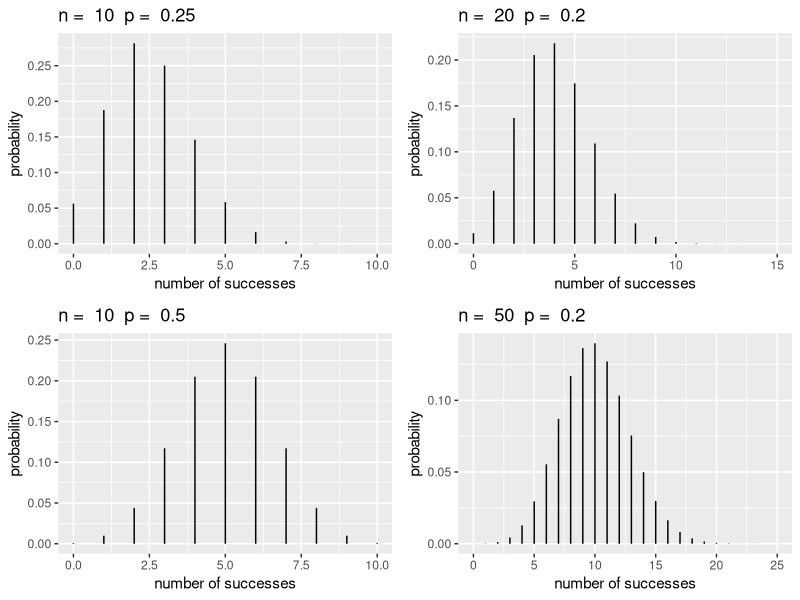
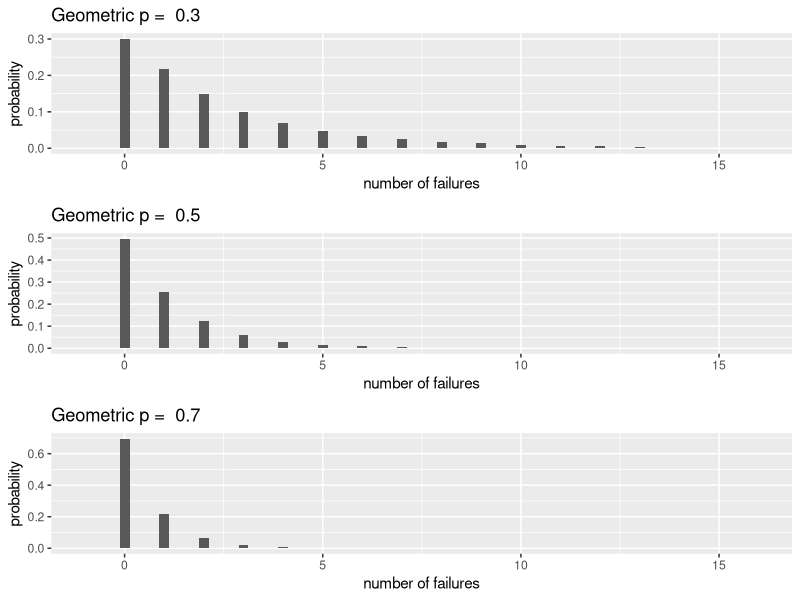
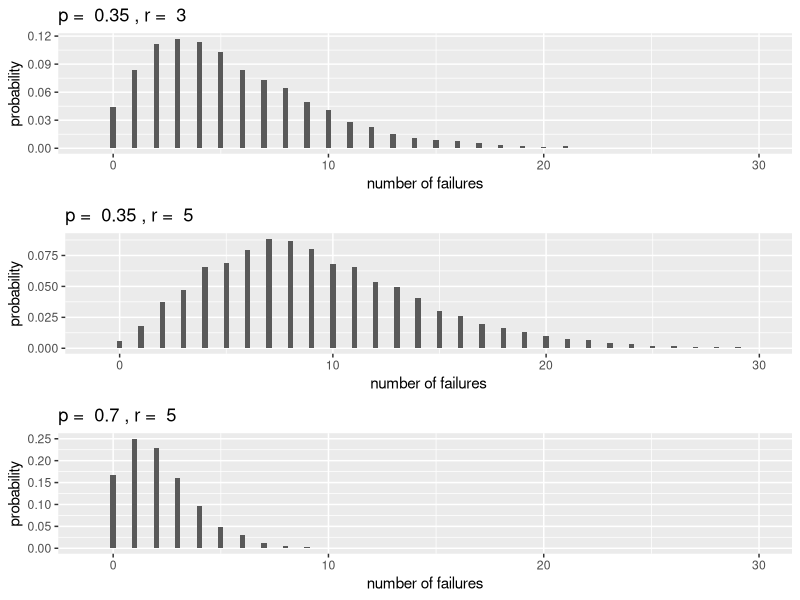
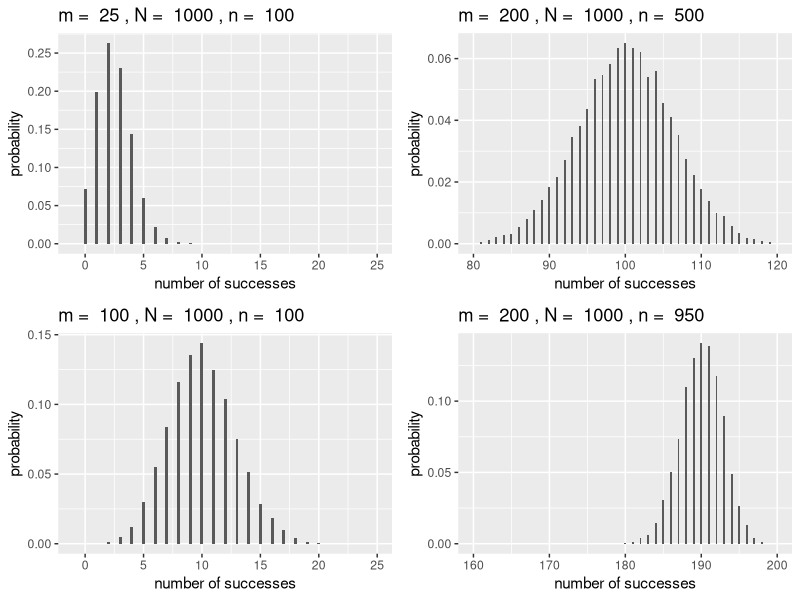
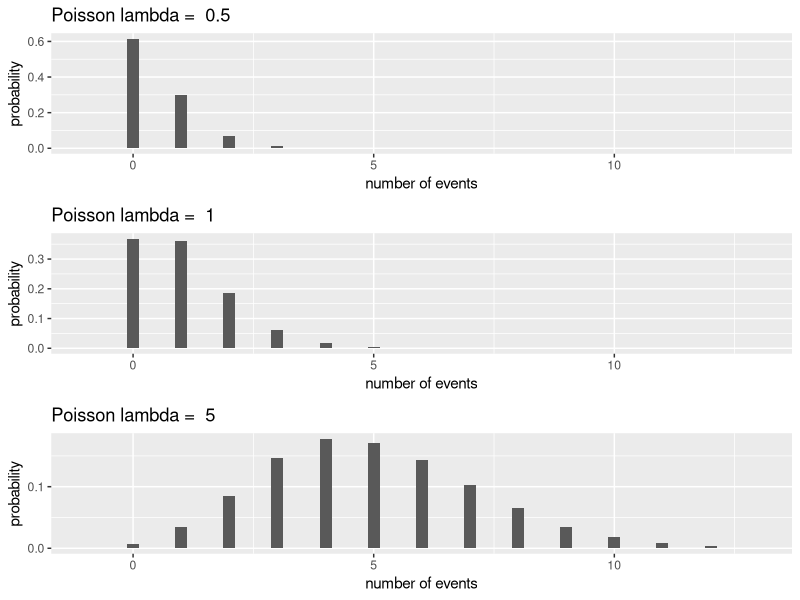
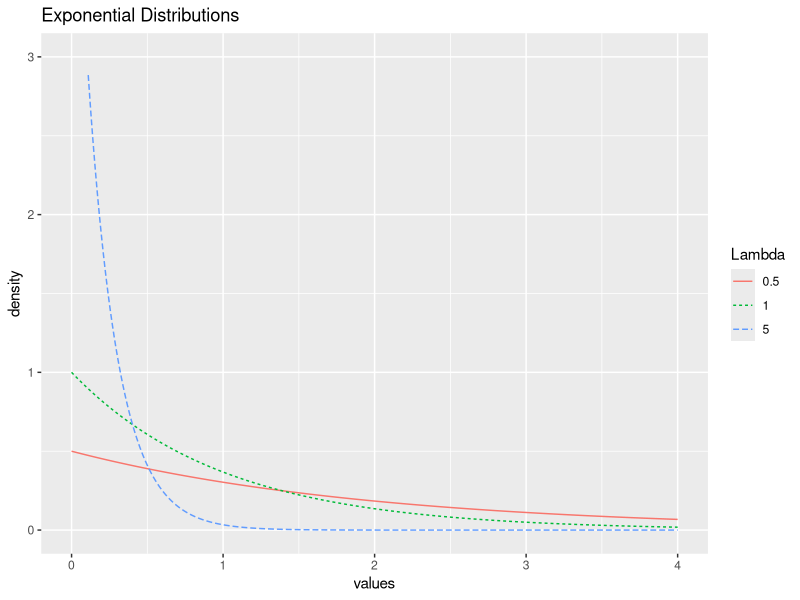
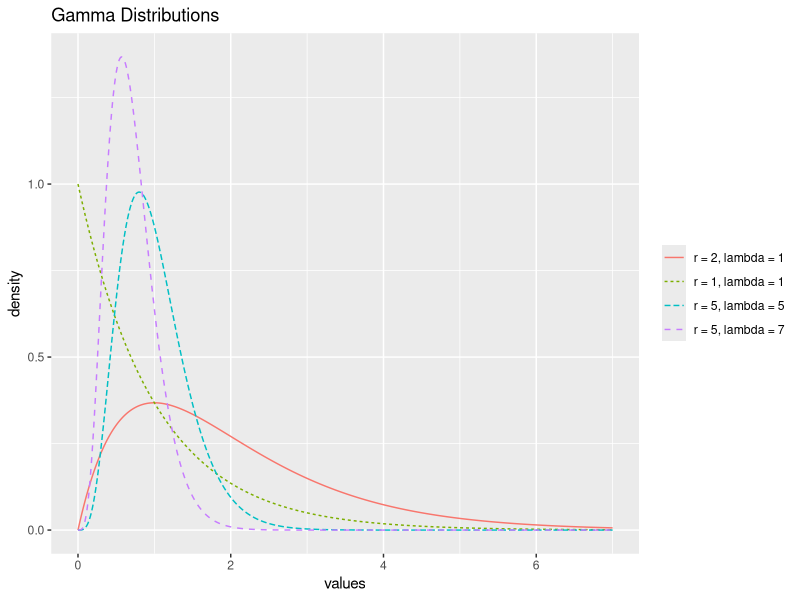
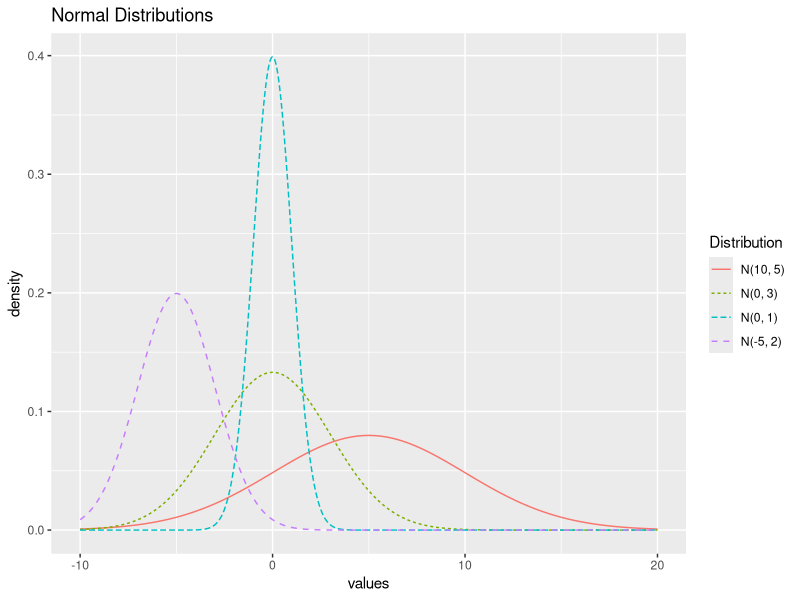

These figures' R source, in order:
## ---- chunk 1
# Packages required for Chapter 3
library(gridExtra)  
library(knitr) 
library(kableExtra)
library(tidyverse)
## ---- chunk 2
#binomialPlots
plotBinomial=function(n,p){
  y1 <- 0:n  # possible values
  prob <- dbinom(y1,n,p)  # P(Y=y)
  BBGdf <- data.frame(y1,prob)
  ggplot(data = BBGdf, aes(x = y1, xend = y1, y = 0, yend = prob)) + 
    geom_segment() + 
    xlab("number of successes") + ylab("probability") + labs(title=paste("n = ", n, " p = ", p))
}
Binom1 <- plotBinomial(10,.25) + xlim(0, 10) + scale_y_continuous(breaks = c(0.00, 0.05, 0.10, 0.15, 0.20, 0.25))
Binom2 <- plotBinomial(20,.2) + xlim(0, 15)
Binom3 <- plotBinomial(10,.5) + xlim(0, 10)
Binom4 <- plotBinomial(50,.2) + xlim(0, 25)

grid.arrange(Binom1,Binom2,Binom3,Binom4,ncol=2)
## ---- chunk 3
dbinom(2, size = 10, prob = .25)
## ---- chunk 4
#geometricPlots
plotGeo <- function(p){
yg = 0:10000 # possible values
gd <- data.frame(x=rgeom(yg, p))  # generate random deviates
#breaks <- pretty(range(gd$x), n = nclass.FD(gd$x), min.n = 1)  # pretty binning
#bwidth <- .5              #breaks[2] - breaks[1]
ggplot(gd, aes(x = x)) + geom_histogram(aes(y=..count../sum(..count..)), binwidth = .25) +
  xlab("number of failures") + ylab("probability") + labs(title=paste("Geometric p = ", p)) + xlim(-1,16)
}

Geo1 <- plotGeo(0.3)
Geo2 <- plotGeo(0.5)
Geo3 <- plotGeo(0.7)
grid.arrange(Geo1,Geo2, Geo3, ncol=1)
## ---- chunk 5
#negativeBinomialPlots
plotNBinom <- function(p, r){
  ynb <- 0:10000
  nbd <- tibble(x = rnbinom(ynb, r, p))
  #breaks <- pretty(range(nbd$x), n = nclass.FD(nbd$x), min.n = 1)  # pretty binning
  #bwidth <- breaks[2] - breaks[1]
  ggplot(nbd, aes(x = x)) +
    geom_histogram(aes(y=..count../sum(..count..)), binwidth = .25) +
    labs(title = paste("p = ", p, ", r = ", r),
         x = "number of failures",
         y = "probability") +
    xlim(-1,30)
}

NBin1 <- plotNBinom(0.35, 3)
NBin2 <- plotNBinom(0.35, 5)
NBin3 <- plotNBinom(0.70, 5)
grid.arrange(NBin1, NBin2, NBin3, ncol = 1)
## ---- chunk 6
# could also use pnbinom(2, 10, .9)
sum(dnbinom(0:2, size = 10, prob = .9))  
## ---- chunk 7
#hyperGeometric Plots
plotHyper <- function(m, N, k){
  yp <- 0:10000 
  hd <- data.frame(x = rhyper(yp, m, N-m, k))
  ggplot(hd, aes(x = x)) + geom_histogram(aes(y=..count../sum(..count..)), binwidth = .25) +
  xlab("number of successes") + ylab("probability") + labs(title=paste("m = ", m, ",", "N = ", N, ",", "n = ", k))
}

Hyp1 <- plotHyper(25,1000,100) + xlim(-1,25) + scale_y_continuous(breaks = c(0.00, 0.05, 0.10, 0.15, 0.20, 0.25))
Hyp2 <- plotHyper(200,1000,500) + xlim(80,120)
Hyp3 <- plotHyper(100,1000,100) + xlim(-1,25)
Hyp4 <- plotHyper(200,1000,950) + xlim(160,200)
grid.arrange(Hyp1, Hyp2, Hyp3, Hyp4, ncol=2)
## ---- chunk 8
dhyper(4, m = 4, n = 48, k = 10)
## ---- chunk 9
#poissonPlots
plotPois <- function(lam){
yp = 0:10000 # possible values
pd <- data.frame(x=rpois(yp, lam))  # generate random deviates
breaks <- pretty(range(pd$x), n = nclass.FD(pd$x), min.n = 1)  # pretty binning
#bwidth <- breaks[2] - breaks[1]
ggplot(pd, aes(x = x)) + geom_histogram(aes(y=..count../sum(..count..)), binwidth = .25) +
  xlab("number of events") + ylab("probability") + 
  labs(title=paste("Poisson lambda = ", lam)) + xlim(-1,13)
}

Pois1 <- plotPois(0.5)
Pois2 <- plotPois(1)
Pois3 <- plotPois(5) + scale_y_continuous(breaks = c(0, 0.1))
grid.arrange(Pois1,Pois2,Pois3,ncol=1)
## ---- chunk 10
sum(dpois(0:3, lambda = 5))   # or use ppois(3, 5)
## ---- chunk 11
#exponentialPlots
x=seq(0,4,by=0.01)  # possible values
probex1 <- dexp(x,.5)  # P(Y=y)
probex2 <- dexp(x,1)
probex3 <- dexp(x,5)
Expdf <- tibble(x,probex1, probex2, probex3) %>%
  rename(x = x,
         `0.5` = probex1,
         `1` = probex2,
         `5` = probex3) %>%
  gather(2:4, key = "Lambda", value = "value") %>%
  mutate(Lambda = factor(Lambda, levels = c("0.5", "1", "5")))
ggplot(data = Expdf, aes(x = x, y = value, color = Lambda)) +
  geom_line(aes(linetype = Lambda)) +
  xlab("values") + ylab("density") + 
  labs(title = "Exponential Distributions") + 
  xlim(0,4) + ylim(0,3)
## ---- chunk 12
pexp(10, rate = 1/6)
## ---- chunk 13
x <- seq(0, 7, by = 0.01)
`r = 1, lambda = 1` <- dgamma(x, 1, rate = 1)
`r = 2, lambda = 1` <- dgamma(x, 2, rate = 1) 
`r = 5, lambda = 5` <- dgamma(x, 5, rate = 5)
`r = 5, lambda = 7` <- dgamma(x, 5, rate = 7)

gammaDf <- tibble(x, `r = 1, lambda = 1`, `r = 2, lambda = 1`, `r = 5, lambda = 5`, `r = 5, lambda = 7`) %>%
  gather(2:5, key = "Distribution", value = "value") %>%
  mutate(Distribution = factor(Distribution, 
                               levels = c("r = 2, lambda = 1", 
                                          "r = 1, lambda = 1", 
                                          "r = 5, lambda = 5", 
                                          "r = 5, lambda = 7")))

ggplot(data = gammaDf, aes(x = x, y = value, 
                           color = Distribution)) +
  geom_line(aes(linetype = Distribution)) +
  xlab("values") + ylab("density") + 
  labs(title = "Gamma Distributions") +
  theme(legend.title = element_blank())
## ---- chunk 14
pgamma(3, shape = 5, rate = 2)
## ---- chunk 15
#normalPlots
x <- seq(-10, 20, by = 0.01)
norm1 <- dnorm(x, -5, 2)
norm2 <- dnorm(x, 0 , 1)
norm3 <- dnorm(x, 5, 5)
norm4 <- dnorm(x, 0, 3)

normDf <- tibble(x, norm1, norm2, norm3, norm4) %>%
  rename(`N(-5, 2)` = norm1,
         `N(0, 1)` = norm2,
         `N(10, 5)` = norm3,
         `N(0, 3)` = norm4) %>%
  gather(2:5, key = "Distribution", value = "value") %>%
  mutate(Distribution = factor(Distribution, 
    levels = c("N(10, 5)","N(0, 3)", "N(0, 1)", "N(-5, 2)")))

ggplot(data = normDf, 
       aes(x = x, y = value, color = Distribution)) +
  geom_line(aes(linetype = Distribution)) +
  xlab("values") + ylab("density") + 
  labs(title = "Normal Distributions")
## ---- chunk 16
pnorm(15.5, mean = 15, sd = 0.5, lower.tail = FALSE)
## ---- chunk 17
#betaPlots
x=seq(0,1,by=0.01)  # possible values
prob1 <- dbeta(x, 2, 5)  
prob2 <- dbeta(x, .1, .1)
prob3 <- dbeta(x, 2, 2)
prob4 <- dbeta(x, 4, 1)
betaDf <- tibble(x,prob1, prob2, prob3, prob4) %>%
  rename(x = x,
         `Beta(2, 5)` = prob1,
         `Beta(0.5, 0.5)` = prob2,
         `Beta(2, 2)` = prob3,
         `Beta(4, 1)` = prob4) %>%
  gather(2:5, key = "Distribution", value = "value") %>%
  mutate(Distribution = factor(Distribution, 
    levels = c("Beta(0.5, 0.5)", "Beta(4, 1)", "Beta(2, 2)",
               "Beta(2, 5)"))) #manual reorder

ggplot(data = betaDf, 
       aes(x = x, y = value, color = Distribution)) +
  geom_line(aes(linetype = Distribution)) +
  xlab("values") + ylab("density") + 
  labs(title="Beta Distributions") + 
  xlim(0,1) + ylim(0,4)
## ---- chunk 18
pbeta(0.8, shape1 = 4/3, shape2 = 2, lower.tail = FALSE)
## ---- chunk 19
#chisquarePlots
x=seq(0,15,by=0.01)  # possible values
prob1 <- dchisq(x,1)  # P(Y=y)
prob2 <- dchisq(x,3)
prob3 <- dchisq(x,7)

chiDf <- tibble(x,prob1, prob2, prob3) %>%
  rename(x = x,
         `1` = prob1,
         `3` = prob2,
         `7` = prob3) %>%
  gather(2:4, key = "Degrees of Freedom", value = "value") %>%
  mutate(`Degrees of Freedom` = factor(`Degrees of Freedom`, levels = c("7", "3", "1")))

ggplot(data = chiDf, 
       aes(x = x, y = value, color = `Degrees of Freedom`)) +
  geom_line(aes(linetype = `Degrees of Freedom`)) +
  xlab("values") + ylab("density") + 
  labs(title="Chi-squared Distributions") + 
  xlim(-1,15) + ylim(0,.5)
## ---- chunk 20
x <- seq(-5,5, by = 0.01)
probT1 <- dt(x, 1)
probT2 <- dt(x, 2)
probT3 <- dt(x, 10)
probT4 <- dnorm(x, 0, 1)

tDf <- tibble(x, probT1, probT2, probT3, probT4) %>%
  rename(x = x,
         `1` = probT1,
         `2` = probT2,
         `10` = probT3,
         `Inf` = probT4) %>%
  gather(2:5, key = "Degrees of Freedom", value = "value") %>%
  mutate(`Degrees of Freedom` = factor(`Degrees of Freedom`, levels = c("1","2","10", "Inf")))

ggplot(data = tDf, aes(x = x, y = value, 
                       color = `Degrees of Freedom`)) +
  geom_line(aes(linetype = `Degrees of Freedom`)) +
  xlab("values") + ylab("density") + 
  labs(title="t-Distributions")
## ---- chunk 21
#fPlots
x=seq(0,7,by=0.01)  # possible values
probF1 <- df(x,1,1)  # P(Y=y)
probF2 <- df(x,4,2)
probF3 <- df(x,5,10)

fDf <- tibble(x, probF1, probF2, probF3) %>%
  rename(x = x,
         `F(1, 1)` = probF1,
         `F(4, 2)` = probF2,
         `F(5, 10)` = probF3) %>%
  gather(2:4, key = "Distribution", value = "value")

ggplot(data = fDf, aes(x = x, y = value, color = Distribution)) +
  geom_line(aes(linetype = Distribution)) +
  xlab("values") + ylab("density") + 
  labs(title="F Distributions") + 
  xlim(0,3) + ylim(0,1)
